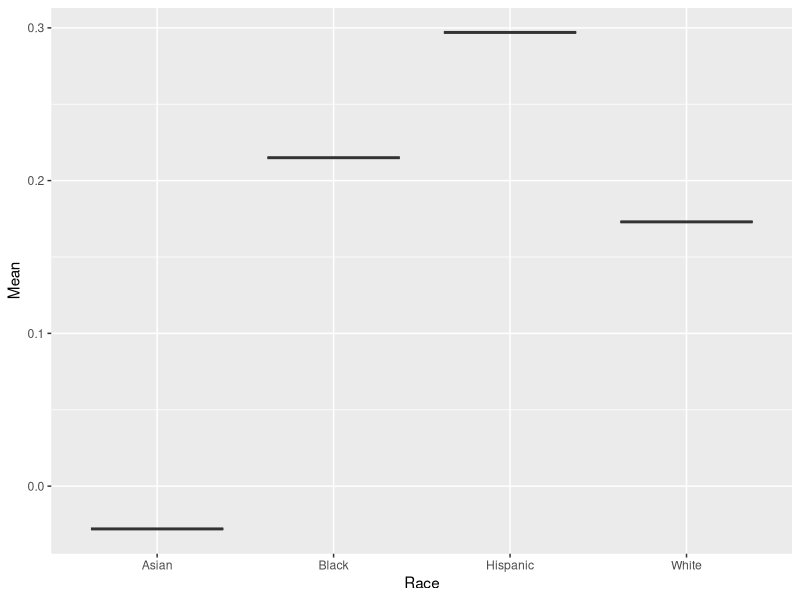

This figure's R source:
## ---- chunk 1
library(tidyverse)
library(readr)
## ---- chunk 2
mAsianDF <- read_csv("./Data/mData/M_Asian.csv")
mHispanicDF <- read_csv("./Data/mData/M_hispanic.csv")
mBlackDF <- read_csv("./Data/mData/M_non-hispanic_black.csv")
mWhiteDF <- read_csv("./Data/mData/M_non-hispanic_white.csv")

## ---- chunk 3

# Remember to rename first row 
mAsianDFClean <- mutate(mAsianDF, Race = "Asian") %>% 
  slice(1, 11, 24, 25, 34) 

mHispanicDFClean <- mutate(mHispanicDF, Race = "Hispanic") %>% 
  slice(1, 11, 24, 25, 34) 

mBlackDFClean <- mutate(mBlackDF, Race = "Black") %>% 
  slice(1, 11, 24, 25, 34) 

mWhiteDFClean <- mutate(mWhiteDF, Race = "White") %>% 
  slice(1, 11, 24, 25, 34) 

## ---- chunk 4
raceList1 <- rbind(mAsianDFClean, mHispanicDFClean)
raceList2 <- rbind(mBlackDFClean, mWhiteDFClean)

finalRaceList <- rbind(raceList1, raceList2)

## ---- chunk 5
# Frequency of hsCRP between different races
# Box plot 

# Current Issue: Trying to visualize the data given the five-number summary
# Resolution: Use bxp? 

# https://www.rdocumentation.org/packages/graphics/versions/3.6.2/topics/bxp

finalRaceList_CRP <- finalRaceList %>% 
  slice(3, 8, 13, 18) 

CRP_Graph <- ggplot(finalRaceList_CRP, aes(x = Race, y = Mean)) + 
  geom_boxplot()

CRP_Graph

## ---- chunk 6
# Frequency of Cardiovascular Disease (CVD) diagnoses 
# Bar graph 

## ---- chunk 7
# Relationship between hsCRP and Cardiovascular Disease
# Bar graph 

# Relationship between hsCRP and Diabetes
# Bar graph 

